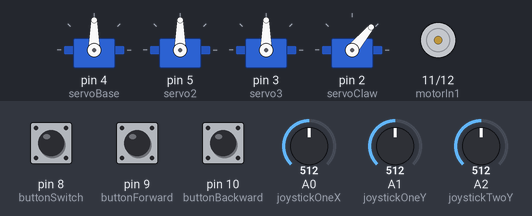
A sketch run on a simulated Arduino Uno, built with avr-gcc and run on an emulated ATmega328P. Shown: 4 × servo, motor-driver pin pairs drawn as motors (green arrow = first pin HIGH = forward, orange = second pin HIGH = backward, longer = more drive). The test bench sets the inputs (shaded band); at power-on: A0 (joystickOneX) = 512, A1 (joystickOneY) = 512, A2 (joystickTwoY) = 512, pin 9 (buttonForward) HIGH, pin 8 (buttonSwitch) HIGH, pin 10 (buttonBackward) HIGH. What the sketch prints to the serial monitor is not drawn.

Above: at 1.2 s.
1.3 s: A0 (joystickOneX) set to 992
2.8 s: A0 (joystickOneX) set to 1018
At 4.2 s:
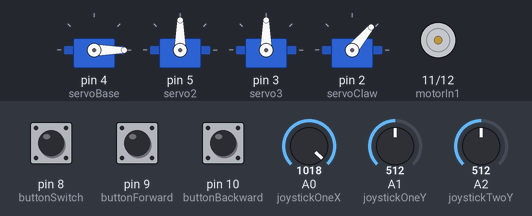
5.3 s: A1 (joystickOneY) set to 12
6.8 s: A1 (joystickOneY) set to 9
At 7.8 s:
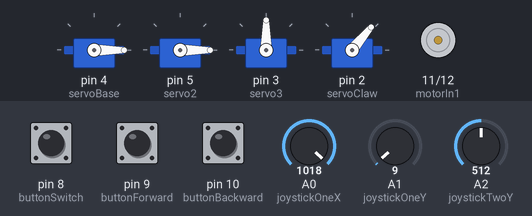
9.0 s: A2 (joystickTwoY) set to 0
At 10.1 s:
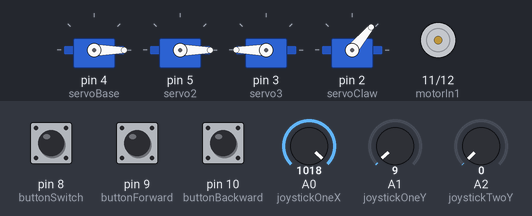
11.0 s: pin 9 (buttonForward) pulled LOW for 1 s
At 12.9 s:
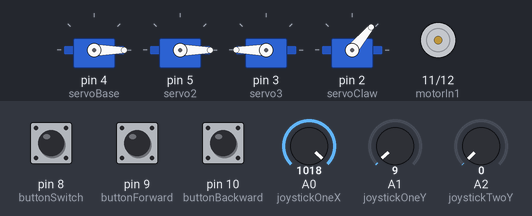
Timing chart, 0 to 14.4 s (numbered marks = the images above; inputs shaded):
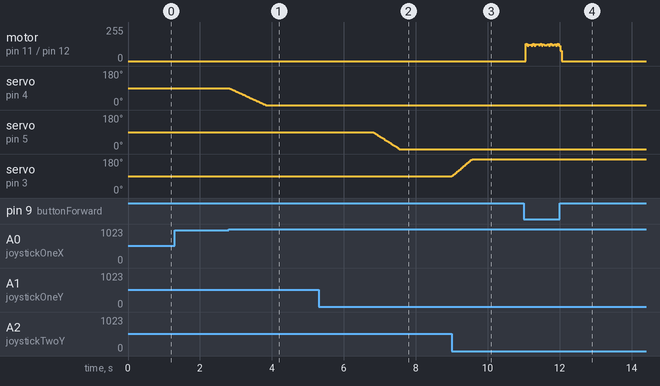

Measured:
- the behaviour switches between 999 and 1000 on A0 (joystickOneX) (found by bisection; images 0 and 1)
- the behaviour switches between 11 and 10 on A1 (joystickOneY) (found by bisection; images 1 and 2)
- after the input at 2.8 s, servo on pin 4 (servoBase): moves from 90° to 0° over 1.0 s, starting at once
- after the input at 6.8 s, servo on pin 5 (servo2): moves from 90° to 0° over 0.74 s, starting at once
- after the input at 9.0 s, servo on pin 3 (servo3): moves from 90° to 180° over 0.56 s, starting at once

The sketch:

FInals.ino
```cpp
#include <Servo.h>
const int servoClaw = 2; //blue
const int servo3 = 3;    //green
const int servoBase = 4; //yellow
const int servo2 = 5;    //orange

const int motorIn1 = 11;
const int motorIn2 = 12;

const int joystickOneX = A0;
const int joystickOneY = A1;
const int joystickTwoY = A2;
const int joystickTwoGrab = 6;

const int buttonSwitch = 8;
const int buttonForward = 9;
const int buttonBackward = 10;

Servo baseServo;
Servo twoServo;
Servo threeServo;
Servo clawServo;

int buttonForwardState1 = HIGH;
int buttonBackwardState2 = HIGH;

int servoBasePosition = 90;
int servo2Position = 90;
int servo3Position = 90;
int servoClawPosition = 50;

void setup() {
  Serial.begin(9600);
  pinMode(motorIn1, OUTPUT);
  pinMode(motorIn2, OUTPUT);

  pinMode(buttonSwitch, INPUT_PULLUP);
  pinMode(buttonForward, INPUT_PULLUP);
  pinMode(buttonBackward, INPUT_PULLUP);
  pinMode(joystickTwoGrab, INPUT_PULLUP);

  baseServo.attach(servoBase);
  twoServo.attach(servo2);
  threeServo.attach(servo3);
  clawServo.attach(servoClaw);

  baseServo.write(servoBasePosition);
  twoServo.write(servo2Position);
  threeServo.write(servo3Position);
  clawServo.write(50);
}

void loop() {
  buttonForwardState1 = digitalRead(buttonForward);
  buttonBackwardState2 = digitalRead(buttonBackward);
  int bts1 = (buttonForwardState1 == LOW) ? 1 : 0;  // Button press
  int bts2 = (buttonBackwardState2 == LOW) ? 1 : 0;  // Button press

  if (bts1) {
    digitalWrite(motorIn1, HIGH);
    digitalWrite(motorIn2, LOW);
    Serial.println(bts1);
  } else {
    digitalWrite(motorIn1, LOW);
    digitalWrite(motorIn2, LOW);
  }
  if (bts2) {
    digitalWrite(motorIn1, LOW);
    digitalWrite(motorIn2, HIGH);
    Serial.println(bts2);
  } else {
    digitalWrite(motorIn1, LOW);
    digitalWrite(motorIn2, LOW);
  }

  // BASE SERVO
  int joystickOneXValue = analogRead(joystickOneX);
  if (joystickOneXValue <= 10 && servoBasePosition < 180) {
    servoBasePosition = servoBasePosition + 1;
    baseServo.write(servoBasePosition);
    Serial.println(joystickOneXValue);
    delay(5);
  } else if (joystickOneXValue >= 1000 && servoBasePosition > 0) {
    servoBasePosition = servoBasePosition - 1;
    baseServo.write(servoBasePosition);
    Serial.println(joystickOneXValue);
    delay(5);
  } else {
    baseServo.write(servoBasePosition);
  }

  // 2nd SERVO
  int joystickOneYValue = analogRead(joystickOneY);
  if (joystickOneYValue <= 10 && servo2Position > 0) {
    servo2Position = servo2Position - 1;
    twoServo.write(servo2Position);
    Serial.println(joystickOneYValue);
    delay(5);
  } else if (joystickOneYValue >= 1000 && servo2Position < 180) {
    servo2Position = servo2Position + 1;
    twoServo.write(servo2Position);
    Serial.println(joystickOneYValue);
    delay(5);
  } else {
    twoServo.write(servo2Position);
  }

  // 3rd SERVO
  int joystickTwoYValue = analogRead(joystickTwoY);
  Serial.println(joystickTwoYValue);
  if (joystickTwoYValue <= 10 && servo3Position < 180) {
    servo3Position = servo3Position + 1;
    threeServo.write(servo3Position);
    Serial.println(joystickTwoYValue);
    delay(5);
  } else if (joystickTwoYValue >= 1000 && servo3Position > 0) {
    servo3Position = servo3Position - 1;
    threeServo.write(servo3Position);
    Serial.println(joystickTwoYValue);
    delay(5);
  } else {
    threeServo.write(servo3Position);
  }

  // Claw SERVO
  int joystickTwoGrabValue = digitalRead(buttonSwitch);
  int claw = (joystickTwoGrabValue == LOW) ? 1 : 0;  // Button press
  if (claw) {
    clawServo.write(0);
  } else {
    clawServo.write(50);
  }

}
```
